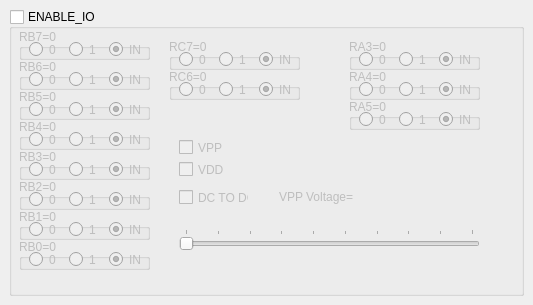
<?xml version="1.0" encoding="UTF-8"?>
<ui version="4.0">
 <class>IOCheck</class>
 <widget class="QMainWindow" name="IOCheck">
  <property name="enabled">
   <bool>true</bool>
  </property>
  <property name="geometry">
   <rect>
    <x>0</x>
    <y>0</y>
    <width>533</width>
    <height>305</height>
   </rect>
  </property>
  <property name="sizePolicy">
   <sizepolicy hsizetype="Ignored" vsizetype="Ignored">
    <horstretch>0</horstretch>
    <verstretch>0</verstretch>
   </sizepolicy>
  </property>
  <property name="contextMenuPolicy">
   <enum>Qt::CustomContextMenu</enum>
  </property>
  <property name="windowTitle">
   <string notr="true">hardwar chek</string>
  </property>
  <property name="windowIcon">
   <iconset resource="../MultiProg.qrc">
    <normaloff>:/icon/Preferences_PCB3D.ico</normaloff>:/icon/Preferences_PCB3D.ico</iconset>
  </property>
  <widget class="QWidget" name="centralwidget">
   <layout class="QGridLayout" name="gridLayout">
    <item row="0" column="0">
     <widget class="QGroupBox" name="grbEnbableIo">
      <property name="enabled">
       <bool>true</bool>
      </property>
      <property name="title">
       <string>ENABLE_IO</string>
      </property>
      <property name="checkable">
       <bool>true</bool>
      </property>
      <property name="checked">
       <bool>false</bool>
      </property>
      <widget class="QGroupBox" name="grbRB0">
       <property name="enabled">
        <bool>true</bool>
       </property>
       <property name="geometry">
        <rect>
         <x>10</x>
         <y>230</y>
         <width>131</width>
         <height>31</height>
        </rect>
       </property>
       <property name="layoutDirection">
        <enum>Qt::LeftToRight</enum>
       </property>
       <property name="title">
        <string notr="true">RB0=0</string>
       </property>
       <property name="flat">
        <bool>false</bool>
       </property>
       <property name="checkable">
        <bool>false</bool>
       </property>
       <widget class="QRadioButton" name="radioButton_88">
        <property name="geometry">
         <rect>
          <x>90</x>
          <y>10</y>
          <width>41</width>
          <height>21</height>
         </rect>
        </property>
        <property name="text">
         <string>IN</string>
        </property>
        <property name="checked">
         <bool>true</bool>
        </property>
       </widget>
       <widget class="QRadioButton" name="radioButton_89">
        <property name="geometry">
         <rect>
          <x>10</x>
          <y>10</y>
          <width>31</width>
          <height>21</height>
         </rect>
        </property>
        <property name="text">
         <string>0</string>
        </property>
        <property name="checkable">
         <bool>true</bool>
        </property>
        <property name="checked">
         <bool>false</bool>
        </property>
        <property name="autoRepeat">
         <bool>true</bool>
        </property>
       </widget>
       <widget class="QRadioButton" name="radioButton_90">
        <property name="geometry">
         <rect>
          <x>50</x>
          <y>10</y>
          <width>31</width>
          <height>21</height>
         </rect>
        </property>
        <property name="text">
         <string>1</string>
        </property>
       </widget>
      </widget>
      <widget class="QGroupBox" name="grbRB1">
       <property name="enabled">
        <bool>true</bool>
       </property>
       <property name="geometry">
        <rect>
         <x>10</x>
         <y>200</y>
         <width>131</width>
         <height>31</height>
        </rect>
       </property>
       <property name="title">
        <string>RB1=0</string>
       </property>
       <widget class="QRadioButton" name="radioButton_91">
        <property name="geometry">
         <rect>
          <x>90</x>
          <y>10</y>
          <width>41</width>
          <height>21</height>
         </rect>
        </property>
        <property name="text">
         <string>IN</string>
        </property>
        <property name="checked">
         <bool>true</bool>
        </property>
       </widget>
       <widget class="QRadioButton" name="radioButton_92">
        <property name="geometry">
         <rect>
          <x>10</x>
          <y>10</y>
          <width>31</width>
          <height>21</height>
         </rect>
        </property>
        <property name="text">
         <string>0</string>
        </property>
        <property name="checkable">
         <bool>true</bool>
        </property>
        <property name="checked">
         <bool>false</bool>
        </property>
        <property name="autoRepeat">
         <bool>true</bool>
        </property>
       </widget>
       <widget class="QRadioButton" name="radioButton_93">
        <property name="geometry">
         <rect>
          <x>50</x>
          <y>10</y>
          <width>31</width>
          <height>21</height>
         </rect>
        </property>
        <property name="text">
         <string>1</string>
        </property>
       </widget>
      </widget>
      <widget class="QGroupBox" name="grbRB2">
       <property name="enabled">
        <bool>true</bool>
       </property>
       <property name="geometry">
        <rect>
         <x>10</x>
         <y>170</y>
         <width>131</width>
         <height>31</height>
        </rect>
       </property>
       <property name="title">
        <string>RB2=0</string>
       </property>
       <widget class="QRadioButton" name="radioButton_94">
        <property name="geometry">
         <rect>
          <x>90</x>
          <y>10</y>
          <width>41</width>
          <height>21</height>
         </rect>
        </property>
        <property name="text">
         <string>IN</string>
        </property>
        <property name="checked">
         <bool>true</bool>
        </property>
       </widget>
       <widget class="QRadioButton" name="radioButton_95">
        <property name="enabled">
         <bool>true</bool>
        </property>
        <property name="geometry">
         <rect>
          <x>10</x>
          <y>10</y>
          <width>31</width>
          <height>21</height>
         </rect>
        </property>
        <property name="text">
         <string>0</string>
        </property>
        <property name="checkable">
         <bool>true</bool>
        </property>
        <property name="checked">
         <bool>false</bool>
        </property>
        <property name="autoRepeat">
         <bool>true</bool>
        </property>
       </widget>
       <widget class="QRadioButton" name="radioButton_96">
        <property name="geometry">
         <rect>
          <x>50</x>
          <y>10</y>
          <width>31</width>
          <height>21</height>
         </rect>
        </property>
        <property name="text">
         <string>1</string>
        </property>
       </widget>
      </widget>
      <widget class="QGroupBox" name="grbRB3">
       <property name="enabled">
        <bool>true</bool>
       </property>
       <property name="geometry">
        <rect>
         <x>10</x>
         <y>140</y>
         <width>131</width>
         <height>31</height>
        </rect>
       </property>
       <property name="title">
        <string>RB3=0</string>
       </property>
       <widget class="QRadioButton" name="radioButton_97">
        <property name="geometry">
         <rect>
          <x>90</x>
          <y>10</y>
          <width>41</width>
          <height>21</height>
         </rect>
        </property>
        <property name="text">
         <string>IN</string>
        </property>
        <property name="checked">
         <bool>true</bool>
        </property>
       </widget>
       <widget class="QRadioButton" name="radioButton_98">
        <property name="enabled">
         <bool>true</bool>
        </property>
        <property name="geometry">
         <rect>
          <x>10</x>
          <y>10</y>
          <width>31</width>
          <height>21</height>
         </rect>
        </property>
        <property name="text">
         <string>0</string>
        </property>
        <property name="checkable">
         <bool>true</bool>
        </property>
        <property name="checked">
         <bool>false</bool>
        </property>
        <property name="autoRepeat">
         <bool>true</bool>
        </property>
       </widget>
       <widget class="QRadioButton" name="radioButton_99">
        <property name="geometry">
         <rect>
          <x>50</x>
          <y>10</y>
          <width>31</width>
          <height>21</height>
         </rect>
        </property>
        <property name="text">
         <string>1</string>
        </property>
       </widget>
      </widget>
      <widget class="QGroupBox" name="grbRB4">
       <property name="enabled">
        <bool>true</bool>
       </property>
       <property name="geometry">
        <rect>
         <x>10</x>
         <y>110</y>
         <width>131</width>
         <height>31</height>
        </rect>
       </property>
       <property name="title">
        <string>RB4=0</string>
       </property>
       <widget class="QRadioButton" name="radioButton_100">
        <property name="geometry">
         <rect>
          <x>90</x>
          <y>10</y>
          <width>41</width>
          <height>21</height>
         </rect>
        </property>
        <property name="text">
         <string>IN</string>
        </property>
        <property name="checked">
         <bool>true</bool>
        </property>
       </widget>
       <widget class="QRadioButton" name="radioButton_101">
        <property name="geometry">
         <rect>
          <x>10</x>
          <y>10</y>
          <width>31</width>
          <height>21</height>
         </rect>
        </property>
        <property name="text">
         <string>0</string>
        </property>
        <property name="checkable">
         <bool>true</bool>
        </property>
        <property name="checked">
         <bool>false</bool>
        </property>
        <property name="autoRepeat">
         <bool>true</bool>
        </property>
       </widget>
       <widget class="QRadioButton" name="radioButton_102">
        <property name="geometry">
         <rect>
          <x>50</x>
          <y>10</y>
          <width>31</width>
          <height>21</height>
         </rect>
        </property>
        <property name="text">
         <string>1</string>
        </property>
       </widget>
      </widget>
      <widget class="QGroupBox" name="grbRB5">
       <property name="enabled">
        <bool>true</bool>
       </property>
       <property name="geometry">
        <rect>
         <x>10</x>
         <y>80</y>
         <width>131</width>
         <height>31</height>
        </rect>
       </property>
       <property name="title">
        <string>RB5=0</string>
       </property>
       <widget class="QRadioButton" name="radioButton_103">
        <property name="geometry">
         <rect>
          <x>90</x>
          <y>10</y>
          <width>41</width>
          <height>21</height>
         </rect>
        </property>
        <property name="text">
         <string>IN</string>
        </property>
        <property name="checked">
         <bool>true</bool>
        </property>
       </widget>
       <widget class="QRadioButton" name="radioButton_104">
        <property name="geometry">
         <rect>
          <x>10</x>
          <y>10</y>
          <width>31</width>
          <height>21</height>
         </rect>
        </property>
        <property name="text">
         <string>0</string>
        </property>
        <property name="checkable">
         <bool>true</bool>
        </property>
        <property name="checked">
         <bool>false</bool>
        </property>
        <property name="autoRepeat">
         <bool>true</bool>
        </property>
       </widget>
       <widget class="QRadioButton" name="radioButton_105">
        <property name="geometry">
         <rect>
          <x>50</x>
          <y>10</y>
          <width>31</width>
          <height>21</height>
         </rect>
        </property>
        <property name="text">
         <string>1</string>
        </property>
       </widget>
      </widget>
      <widget class="QGroupBox" name="grbRB6">
       <property name="enabled">
        <bool>true</bool>
       </property>
       <property name="geometry">
        <rect>
         <x>10</x>
         <y>50</y>
         <width>131</width>
         <height>31</height>
        </rect>
       </property>
       <property name="title">
        <string>RB6=0</string>
       </property>
       <widget class="QRadioButton" name="radioButton_106">
        <property name="geometry">
         <rect>
          <x>90</x>
          <y>10</y>
          <width>41</width>
          <height>21</height>
         </rect>
        </property>
        <property name="text">
         <string>IN</string>
        </property>
        <property name="checked">
         <bool>true</bool>
        </property>
       </widget>
       <widget class="QRadioButton" name="radioButton_107">
        <property name="geometry">
         <rect>
          <x>10</x>
          <y>10</y>
          <width>31</width>
          <height>21</height>
         </rect>
        </property>
        <property name="text">
         <string>0</string>
        </property>
        <property name="checkable">
         <bool>true</bool>
        </property>
        <property name="checked">
         <bool>false</bool>
        </property>
        <property name="autoRepeat">
         <bool>true</bool>
        </property>
       </widget>
       <widget class="QRadioButton" name="radioButton_108">
        <property name="geometry">
         <rect>
          <x>50</x>
          <y>10</y>
          <width>31</width>
          <height>21</height>
         </rect>
        </property>
        <property name="text">
         <string>1</string>
        </property>
       </widget>
      </widget>
      <widget class="QGroupBox" name="grbRB7">
       <property name="enabled">
        <bool>true</bool>
       </property>
       <property name="geometry">
        <rect>
         <x>10</x>
         <y>20</y>
         <width>131</width>
         <height>31</height>
        </rect>
       </property>
       <property name="title">
        <string>RB7=0</string>
       </property>
       <widget class="QRadioButton" name="radioButton_112">
        <property name="geometry">
         <rect>
          <x>90</x>
          <y>10</y>
          <width>41</width>
          <height>21</height>
         </rect>
        </property>
        <property name="text">
         <string>IN</string>
        </property>
        <property name="checked">
         <bool>true</bool>
        </property>
       </widget>
       <widget class="QRadioButton" name="radioButton_113">
        <property name="enabled">
         <bool>true</bool>
        </property>
        <property name="geometry">
         <rect>
          <x>10</x>
          <y>10</y>
          <width>31</width>
          <height>21</height>
         </rect>
        </property>
        <property name="sizePolicy">
         <sizepolicy hsizetype="Fixed" vsizetype="Fixed">
          <horstretch>0</horstretch>
          <verstretch>0</verstretch>
         </sizepolicy>
        </property>
        <property name="text">
         <string>0</string>
        </property>
        <property name="checkable">
         <bool>true</bool>
        </property>
        <property name="checked">
         <bool>false</bool>
        </property>
        <property name="autoRepeat">
         <bool>true</bool>
        </property>
       </widget>
       <widget class="QRadioButton" name="radioButton_114">
        <property name="geometry">
         <rect>
          <x>50</x>
          <y>10</y>
          <width>31</width>
          <height>21</height>
         </rect>
        </property>
        <property name="text">
         <string>1</string>
        </property>
       </widget>
      </widget>
      <widget class="QGroupBox" name="grbRC6">
       <property name="enabled">
        <bool>true</bool>
       </property>
       <property name="geometry">
        <rect>
         <x>160</x>
         <y>60</y>
         <width>131</width>
         <height>31</height>
        </rect>
       </property>
       <property name="title">
        <string>RC6=0</string>
       </property>
       <widget class="QRadioButton" name="radioButton_115">
        <property name="geometry">
         <rect>
          <x>90</x>
          <y>10</y>
          <width>41</width>
          <height>21</height>
         </rect>
        </property>
        <property name="text">
         <string>IN</string>
        </property>
        <property name="checked">
         <bool>true</bool>
        </property>
       </widget>
       <widget class="QRadioButton" name="radioButton_116">
        <property name="enabled">
         <bool>true</bool>
        </property>
        <property name="geometry">
         <rect>
          <x>10</x>
          <y>10</y>
          <width>31</width>
          <height>21</height>
         </rect>
        </property>
        <property name="text">
         <string>0</string>
        </property>
        <property name="checkable">
         <bool>true</bool>
        </property>
        <property name="checked">
         <bool>false</bool>
        </property>
        <property name="autoRepeat">
         <bool>true</bool>
        </property>
       </widget>
       <widget class="QRadioButton" name="radioButton_117">
        <property name="geometry">
         <rect>
          <x>50</x>
          <y>10</y>
          <width>31</width>
          <height>21</height>
         </rect>
        </property>
        <property name="text">
         <string>1</string>
        </property>
       </widget>
      </widget>
      <widget class="QGroupBox" name="grbRC7">
       <property name="enabled">
        <bool>true</bool>
       </property>
       <property name="geometry">
        <rect>
         <x>160</x>
         <y>30</y>
         <width>131</width>
         <height>31</height>
        </rect>
       </property>
       <property name="title">
        <string>RC7=0</string>
       </property>
       <widget class="QRadioButton" name="radioButton_109">
        <property name="geometry">
         <rect>
          <x>90</x>
          <y>10</y>
          <width>41</width>
          <height>21</height>
         </rect>
        </property>
        <property name="text">
         <string>IN</string>
        </property>
        <property name="checked">
         <bool>true</bool>
        </property>
       </widget>
       <widget class="QRadioButton" name="radioButton_110">
        <property name="geometry">
         <rect>
          <x>10</x>
          <y>10</y>
          <width>31</width>
          <height>21</height>
         </rect>
        </property>
        <property name="text">
         <string>0</string>
        </property>
        <property name="checkable">
         <bool>true</bool>
        </property>
        <property name="checked">
         <bool>false</bool>
        </property>
        <property name="autoRepeat">
         <bool>true</bool>
        </property>
       </widget>
       <widget class="QRadioButton" name="radioButton_111">
        <property name="geometry">
         <rect>
          <x>50</x>
          <y>10</y>
          <width>31</width>
          <height>21</height>
         </rect>
        </property>
        <property name="text">
         <string>1</string>
        </property>
       </widget>
      </widget>
      <widget class="QGroupBox" name="grbRA3">
       <property name="enabled">
        <bool>true</bool>
       </property>
       <property name="geometry">
        <rect>
         <x>340</x>
         <y>30</y>
         <width>131</width>
         <height>31</height>
        </rect>
       </property>
       <property name="title">
        <string>RA3=0</string>
       </property>
       <widget class="QRadioButton" name="radioButton_118">
        <property name="geometry">
         <rect>
          <x>90</x>
          <y>10</y>
          <width>41</width>
          <height>21</height>
         </rect>
        </property>
        <property name="text">
         <string>IN</string>
        </property>
        <property name="checked">
         <bool>true</bool>
        </property>
       </widget>
       <widget class="QRadioButton" name="radioButton_119">
        <property name="geometry">
         <rect>
          <x>10</x>
          <y>10</y>
          <width>31</width>
          <height>21</height>
         </rect>
        </property>
        <property name="text">
         <string>0</string>
        </property>
        <property name="checkable">
         <bool>true</bool>
        </property>
        <property name="checked">
         <bool>false</bool>
        </property>
        <property name="autoRepeat">
         <bool>true</bool>
        </property>
       </widget>
       <widget class="QRadioButton" name="radioButton_120">
        <property name="geometry">
         <rect>
          <x>50</x>
          <y>10</y>
          <width>31</width>
          <height>21</height>
         </rect>
        </property>
        <property name="text">
         <string>1</string>
        </property>
       </widget>
      </widget>
      <widget class="QGroupBox" name="grbRA4">
       <property name="enabled">
        <bool>true</bool>
       </property>
       <property name="geometry">
        <rect>
         <x>340</x>
         <y>60</y>
         <width>131</width>
         <height>31</height>
        </rect>
       </property>
       <property name="title">
        <string>RA4=0</string>
       </property>
       <widget class="QRadioButton" name="radioButton_121">
        <property name="geometry">
         <rect>
          <x>90</x>
          <y>10</y>
          <width>41</width>
          <height>21</height>
         </rect>
        </property>
        <property name="text">
         <string>IN</string>
        </property>
        <property name="checked">
         <bool>true</bool>
        </property>
       </widget>
       <widget class="QRadioButton" name="radioButton_122">
        <property name="geometry">
         <rect>
          <x>10</x>
          <y>10</y>
          <width>31</width>
          <height>21</height>
         </rect>
        </property>
        <property name="text">
         <string>0</string>
        </property>
        <property name="checkable">
         <bool>true</bool>
        </property>
        <property name="checked">
         <bool>false</bool>
        </property>
        <property name="autoRepeat">
         <bool>true</bool>
        </property>
       </widget>
       <widget class="QRadioButton" name="radioButton_123">
        <property name="geometry">
         <rect>
          <x>50</x>
          <y>10</y>
          <width>31</width>
          <height>21</height>
         </rect>
        </property>
        <property name="text">
         <string>1</string>
        </property>
       </widget>
      </widget>
      <widget class="QGroupBox" name="grbRA5">
       <property name="enabled">
        <bool>true</bool>
       </property>
       <property name="geometry">
        <rect>
         <x>340</x>
         <y>90</y>
         <width>131</width>
         <height>31</height>
        </rect>
       </property>
       <property name="title">
        <string>RA5=0</string>
       </property>
       <widget class="QRadioButton" name="radioButton_160">
        <property name="geometry">
         <rect>
          <x>90</x>
          <y>10</y>
          <width>41</width>
          <height>21</height>
         </rect>
        </property>
        <property name="text">
         <string>IN</string>
        </property>
        <property name="checked">
         <bool>true</bool>
        </property>
       </widget>
       <widget class="QRadioButton" name="radioButton_161">
        <property name="geometry">
         <rect>
          <x>10</x>
          <y>10</y>
          <width>31</width>
          <height>21</height>
         </rect>
        </property>
        <property name="text">
         <string>0</string>
        </property>
        <property name="checkable">
         <bool>true</bool>
        </property>
        <property name="checked">
         <bool>false</bool>
        </property>
        <property name="autoRepeat">
         <bool>true</bool>
        </property>
       </widget>
       <widget class="QRadioButton" name="radioButton_162">
        <property name="geometry">
         <rect>
          <x>50</x>
          <y>10</y>
          <width>31</width>
          <height>21</height>
         </rect>
        </property>
        <property name="text">
         <string>1</string>
        </property>
       </widget>
      </widget>
      <widget class="QCheckBox" name="ch_B_vcc">
       <property name="enabled">
        <bool>true</bool>
       </property>
       <property name="geometry">
        <rect>
         <x>170</x>
         <y>150</y>
         <width>70</width>
         <height>21</height>
        </rect>
       </property>
       <property name="text">
        <string>VDD</string>
       </property>
      </widget>
      <widget class="QCheckBox" name="ch_B_vpp">
       <property name="enabled">
        <bool>true</bool>
       </property>
       <property name="geometry">
        <rect>
         <x>170</x>
         <y>130</y>
         <width>70</width>
         <height>17</height>
        </rect>
       </property>
       <property name="text">
        <string>VPP</string>
       </property>
      </widget>
      <widget class="QCheckBox" name="chb_dctodc">
       <property name="enabled">
        <bool>true</bool>
       </property>
       <property name="geometry">
        <rect>
         <x>170</x>
         <y>180</y>
         <width>70</width>
         <height>17</height>
        </rect>
       </property>
       <property name="text">
        <string>DC TO DC</string>
       </property>
       <property name="checked">
        <bool>false</bool>
       </property>
       <property name="tristate">
        <bool>false</bool>
       </property>
      </widget>
      <widget class="QSlider" name="horizontalSlider">
       <property name="enabled">
        <bool>true</bool>
       </property>
       <property name="geometry">
        <rect>
         <x>170</x>
         <y>220</y>
         <width>301</width>
         <height>21</height>
        </rect>
       </property>
       <property name="autoFillBackground">
        <bool>false</bool>
       </property>
       <property name="minimum">
        <number>50</number>
       </property>
       <property name="maximum">
        <number>140</number>
       </property>
       <property name="value">
        <number>50</number>
       </property>
       <property name="sliderPosition">
        <number>50</number>
       </property>
       <property name="tracking">
        <bool>true</bool>
       </property>
       <property name="orientation">
        <enum>Qt::Horizontal</enum>
       </property>
       <property name="invertedAppearance">
        <bool>false</bool>
       </property>
       <property name="invertedControls">
        <bool>false</bool>
       </property>
       <property name="tickPosition">
        <enum>QSlider::TicksAbove</enum>
       </property>
       <property name="tickInterval">
        <number>0</number>
       </property>
      </widget>
      <widget class="QLabel" name="label_adc">
       <property name="enabled">
        <bool>true</bool>
       </property>
       <property name="geometry">
        <rect>
         <x>270</x>
         <y>180</y>
         <width>121</width>
         <height>16</height>
        </rect>
       </property>
       <property name="text">
        <string>VPP Voltage=</string>
       </property>
      </widget>
     </widget>
    </item>
   </layout>
  </widget>
 </widget>
 <resources>
  <include location="../MultiProg.qrc"/>
 </resources>
 <connections/>
 <slots>
  <signal>signal1()</signal>
  <slot>slot1()</slot>
 </slots>
</ui>
